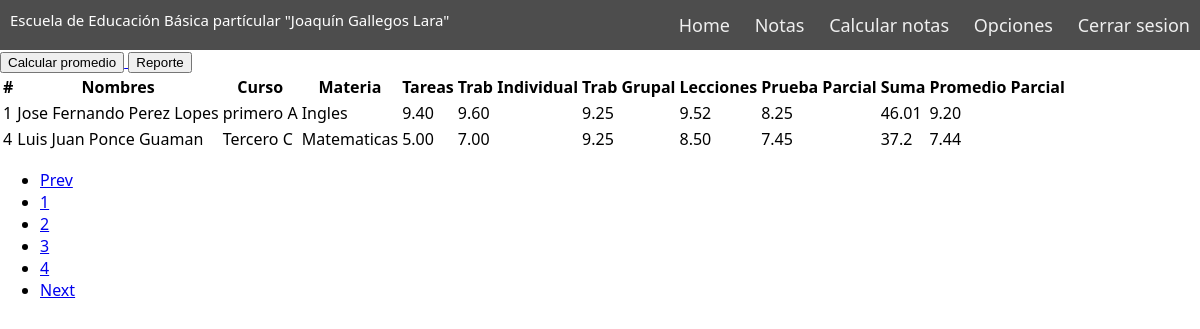
The page /vista/home.php on the database its author committed.
### tables this page shows
CREATE TABLE `notas` (
  `id` int(11) NOT NULL,
  `alumno` varchar(100) NOT NULL,
  `curso` varchar(45) NOT NULL,
  `materia` varchar(45) NOT NULL,
  `tareas` varchar(4) NOT NULL,
  `trab_individual` varchar(4) NOT NULL,
  `trab_grupal` varchar(4) NOT NULL,
  `lecciones` varchar(4) NOT NULL,
  `prueba_parcial` varchar(4) NOT NULL,
  `suma` varchar(5) NOT NULL,
  `promedio` varchar(4) NOT NULL
);

### vista/home.php (the view, shortened to what this page needs)
<!DOCTYPE html>
<html lang="en">
<head>
    <link href="//netdna.bootstrapcdn.com/twitter-bootstrap/2.3.2/css/bootstrap-combined.min.css" rel="stylesheet" id="bootstrap-css">
</head>
<body>
    <header>
        <?php include_once 'navbar.php';
        $connect= connect();
        $sql ="SELECT * FROM notas";
        $query = mysqli_query($connect, $sql)or die(mysqli_error($connect));
        ?>
    </header>
    <div class="btn-toolbar">
        <a href="calnotas.php">
        <button class="btn btn-primary">Calcular promedio</button>
        </a>
        <a href="../reportes/reportenotas.php">
        <button class="btn">Reporte</button>
        </a>
    </div>
    <div class="well">
        <table class="table">
            <thead>
                <tr>
                    <th>#</th>
                    <th>Nombres</th>
                    <th>Curso</th>
                    <th>Materia</th>
                    <th>Tareas</th>
                    <th>Trab Individual</th>
                    <th>Trab Grupal</th>
                    <th>Lecciones</th>
                    <th>Prueba Parcial</th>
                    <th>Suma</th>
                    <th>Promedio Parcial</th>
                    <th style="width: 36px;"></th>
                </tr>
            </thead>
            <?php
            while($row=$query->fetch_assoc()){
            ?>
            <tbody>
                <tr>
                    <td><?php echo $row['id'] ?></td>
                    <td><?php echo $row['alumno'] ?></td>
                    <td><?php echo $row['curso'] ?></td>
                    <td><?php echo $row['materia'] ?></td>
                    <td><?php echo $row['tareas'] ?></td>
                    <td><?php echo $row['trab_individual'] ?></td>
                    <td><?php echo $row['trab_grupal'] ?></td>
                    <td><?php echo $row['lecciones'] ?></td>
                    <td><?php echo $row['prueba_parcial'] ?></td>
                    <td><?php echo $row['suma'] ?></td>
                    <td><?php echo $row['promedio'] ?></td>
                    <td>
                    </td>
                </tr>
            </tbody>
        <?php  }?>
        </table>
    </div>
    <div class="pagination">
        <ul>
            <li><a href="#">Prev</a></li>
            <li><a href="#">1</a></li>
            <li><a href="#">2</a></li>
            <li><a href="#">3</a></li>
            <li><a href="#">4</a></li>
            <li><a href="#">Next</a></li>
        </ul>
    </div>
</body>
</html>

### css/nav.css (style rules this page uses)
* { box-sizing: border-box; }
body { margin: 0px; font-family: 'segoe ui'; }

### rows shown on the page
notas: id "1", alumno "Jose Fernando Perez Lopes", curso "primero A", materia "Ingles", tareas "9.40", trab_individual "9.60", trab_grupal "9.25", lecciones "9.52", prueba_parcial "8.25", suma "46.01", promedio "9.20"
notas: id "4", alumno "Luis Juan Ponce Guaman", curso "Tercero C", materia "Matematicas", tareas "5.00", trab_individual "7.00", trab_grupal "9.25", lecciones "8.50", prueba_parcial "7.45", suma "37.2", promedio "7.44"
